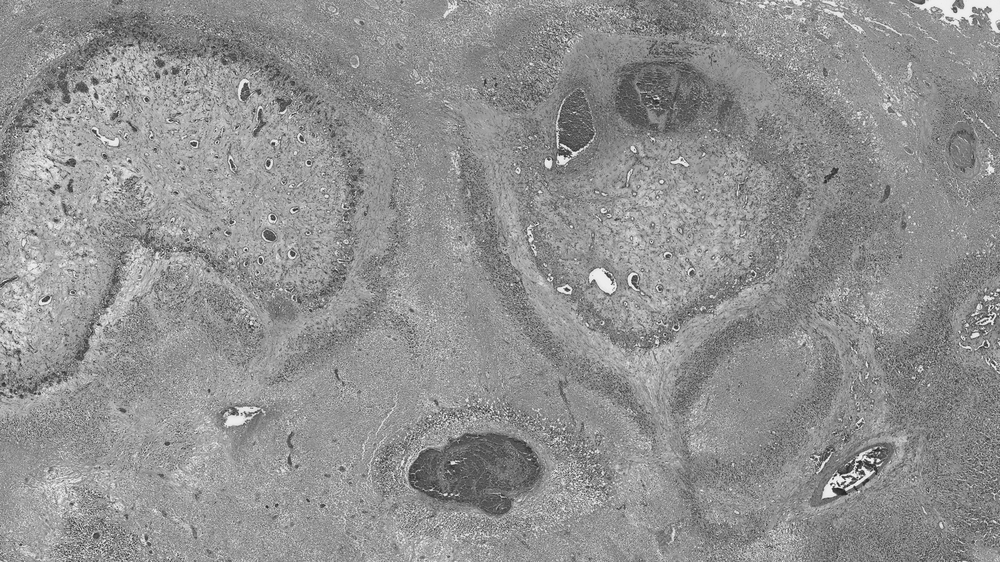
#> input picture 3-2/images/cancer.png, 1000 x 562 px, shrunk from 2560 x 1440 before the run; its folder holds only this picture in this run
$ python code.py
#> lines starting #> are read from the running program, lines starting #| are printed output that depends on the picture; after the words box and inside, x2 and y2 are one past the last pixel; in counts of white or black regions, pixels touching at a corner belong together
#> in process_image, img_bgr is the input picture: shape (562, 1000, 3); min 21, max 254, mean 144.9
import argparse
from pathlib import Path
import glob
import cv2
import numpy as np

def to_gray(img_bgr: np.ndarray) -> np.ndarray:
    if len(img_bgr.shape) == 2:
        return img_bgr
    return cv2.cvtColor(img_bgr, cv2.COLOR_BGR2GRAY)


def save(output_dir: Path, stem: str, suffix: str, img: np.ndarray):
    file_name = output_dir / f"{stem}__{suffix}.png"
    cv2.imwrite(str(file_name), img)
    return file_name


def collect_images(input_dir: Path) -> list[Path]:
    exts = ("*.png", "*.jpg")
    paths = []
    for e in exts:
        paths.extend(glob.glob(str(input_dir / e)))
    paths = [Path(p) for p in sorted(paths)]
    return paths


def draw_hist_image(gray: np.ndarray, width: int = 256, height: int = 200) -> np.ndarray:

#> called with width = 256, height = 200
    hist = cv2.calcHist([gray], [0], None, [256], [0, 256]).flatten()
#> hist = 256 values, max 9695 at index 144, min 0 at index 0, mean 2195.3
    hist = hist / (hist.max() + 1e-9)  # normalize [0,1]
#> hist = 256 values, max 1 at index 144, min 0 at index 0, mean 0.226
    hist_img = np.full((height, width), 255, dtype=np.uint8)

    hvals = (hist * (height - 1)).astype(np.int32)
#> hvals = 256 values, max 199 at index 144, min 0 at index 0, mean 44.65
    for x in range(width):
        y = height - 1 - hvals[x]
        cv2.line(hist_img, (x, height - 1), (x, y), 0, 1)
#> this loop made 256 passes
#> y on passes 1 to 3: 199, 199, 199
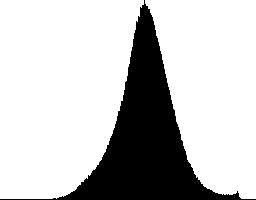
#> hist_img: shape (200, 256); 77.2% white; 1 black region, box (x1, y1, x2, y2) and area: (0, 0, 256, 200) 11686

    cv2.rectangle(hist_img, (0, 0), (width - 1, height - 1), 0, 1)
#> hist_img: shape (200, 256); 75.9% white; 1 black region, box (x1, y1, x2, y2) and area: (0, 0, 256, 200) 12337
    return hist_img


def equalize(gray_image: np.ndarray) -> np.ndarray:
    return cv2.equalizeHist(gray_image)
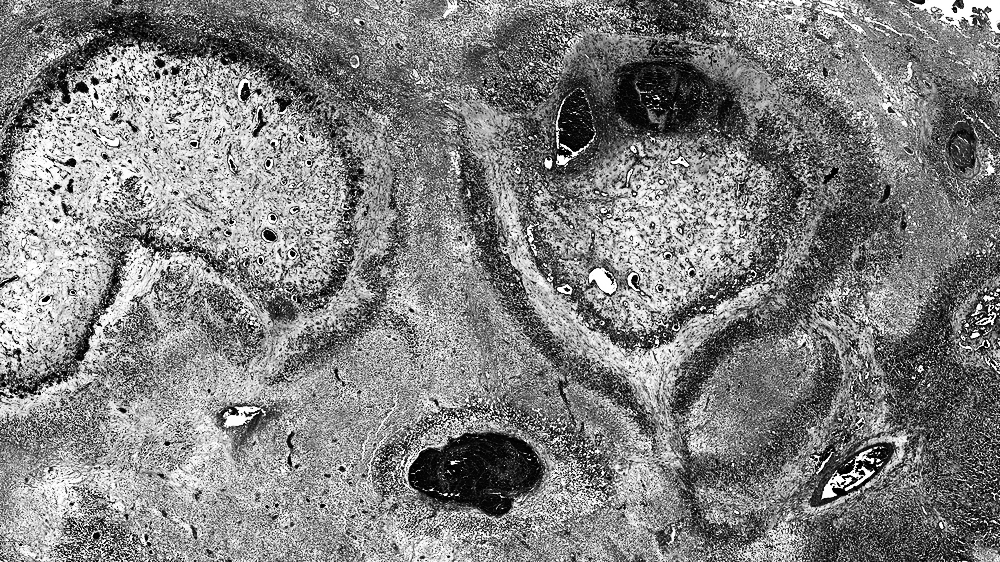
#> returned value: shape (562, 1000); min 0, max 255, mean 128.9


def clahe_apply(gray_image: np.ndarray, clip_limit: float, tile_size: int) -> np.ndarray:
    clahe = cv2.createCLAHE(clipLimit=float(clip_limit), tileGridSize=(int(tile_size), int(tile_size)))
    return clahe.apply(gray_image)


def process_image(path: Path, output_dir: Path, clahe_param_sets: list[tuple[float, int]]):
    img_bgr = cv2.imread(str(path), cv2.IMREAD_COLOR)
    if img_bgr is None:
        print(f"Could not read: {path}")
        return []
    stem = path.stem
    gray_image = to_gray(img_bgr)

    outputs = []

    orig_hist = draw_hist_image(gray_image)
    outputs.append(save(output_dir, stem, "hist_original", orig_hist))

    eq = equalize(gray_image)
    outputs.append(save(output_dir, stem, "equalized", eq))
    eq_hist = draw_hist_image(eq)
#> call 2 of draw_hist_image, with width = 256, height = 200
#> in draw_hist_image (call 2), `hist = cv2.calcHist([gray], [0], None, [256], [0, 256]).flatten()`: hist = 256 values, max 9695 at index 125, min 0 at index 22, mean 2195.3
#> in draw_hist_image (call 2), `hist = hist / (hist.max() + 1e-9)`: hist = 256 values, max 1 at index 125, min 0 at index 22, mean 0.226
#> in draw_hist_image (call 2), `hvals = (hist * (height - 1)).astype(np.int32)`: hvals = 256 values, max 199 at index 125, min 0 at index 22, mean 44.81
#> the loop in draw_hist_image (call 2), `for x in range(width):` made 256 passes
#> y on passes 1 to 3: 180, 156, 157
#> after the loop in draw_hist_image (call 2), `for x in range(width):`:
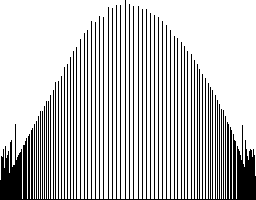
#> hist_img: shape (200, 256); 77.1% white; black in thin lines or dots
#> in draw_hist_image (call 2), `cv2.rectangle(hist_img, (0, 0), (width - 1, height - 1), 0, 1)`:
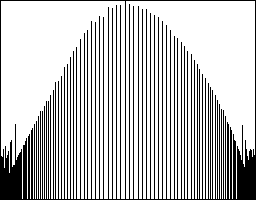
#> hist_img: shape (200, 256); 75.9% white; black in thin lines or dots
    outputs.append(save(output_dir, stem, "hist_equalized", eq_hist))

    for (clip, tile) in clahe_param_sets:
        clahe_img = clahe_apply(gray_image, clip, tile)
        tag = f"clahe_clip{str(clip).replace('.', 'p')}_tile{tile}"
        outputs.append(save(output_dir, stem, tag, clahe_img))

        hist = draw_hist_image(clahe_img)
        outputs.append(save(output_dir, stem, f"hist_{tag}", hist))
#> this loop made 2 passes
#> pass 1, in process_image, `clahe_img = clahe_apply(gray_image, clip, tile)`:
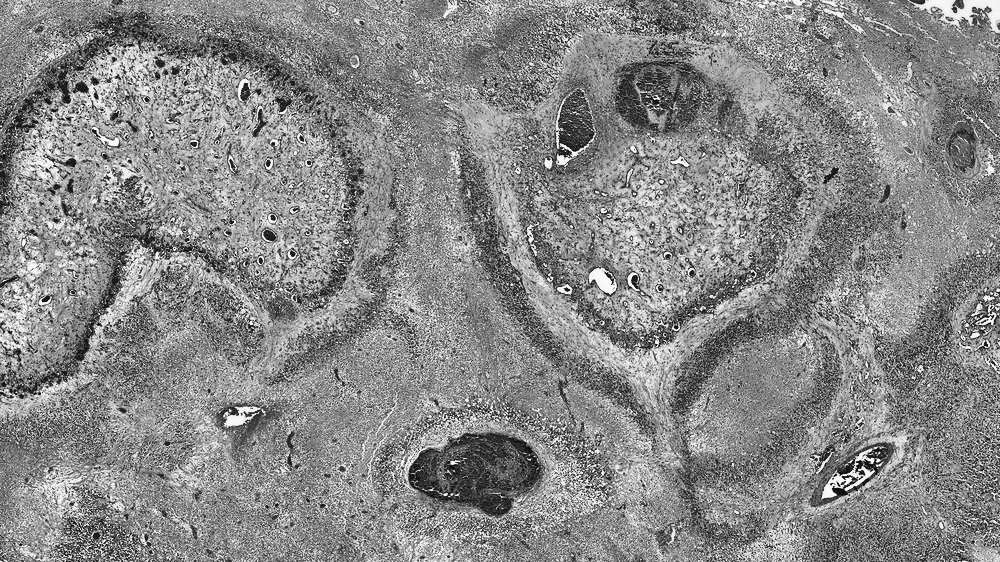
#> clahe_img: shape (562, 1000); min 4, max 255, mean 136.2
#> pass 1, in process_image, `hist = draw_hist_image(clahe_img)`:
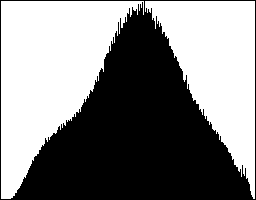
#> hist: shape (200, 256); 51.5% white; 1 black region, box (x1, y1, x2, y2) and area: (0, 0, 256, 200) 24832
#> pass 2, in process_image, `hist = draw_hist_image(clahe_img)`:
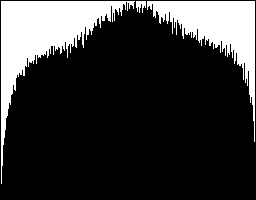
#> hist: shape (200, 256); 21.1% white; 3 white regions, box (x1, y1, x2, y2) and area: (1, 1, 135, 184) 6266, (147, 1, 255, 142) 4462, (136, 1, 146, 13) 77
#> after the loop, outputs = 7 items

    return outputs


def main():
    parser = argparse.ArgumentParser(description="Histogram processing: Equalization and CLAHE (+histogram images).")
    parser.add_argument(
        "--clahe",
        metavar=("CLIP", "TILE"),
        type=float,
        nargs=2,
        action="append",
        default=[[2.0, 8.0], [4.0, 8.0]],
        help="Add CLAHE parameter set: CLIP TILE (tileGridSize=TILE×TILE). Can be passed multiple times."
    )
    args = parser.parse_args()

    clahe_param_sets = [(float(c), int(t)) for c, t in args.clahe]

    input_dir = Path("./images")
    output_dir = Path("./results")
    output_dir.mkdir(parents=True, exist_ok=True)

    images = collect_images(input_dir)
    if not images:
        print(f"No images found in {input_dir}. Supported extensions: png, jpg")
        return

    print(f"Processing {len(images)} image(s) from '{input_dir}' saving to '{output_dir}'")
    all_outputs = []
    for p in images[:5]:
        outs = process_image(p, output_dir, clahe_param_sets)
#> outs = 7 items
        all_outputs.extend(outs)


if __name__ == "__main__":
    main()
